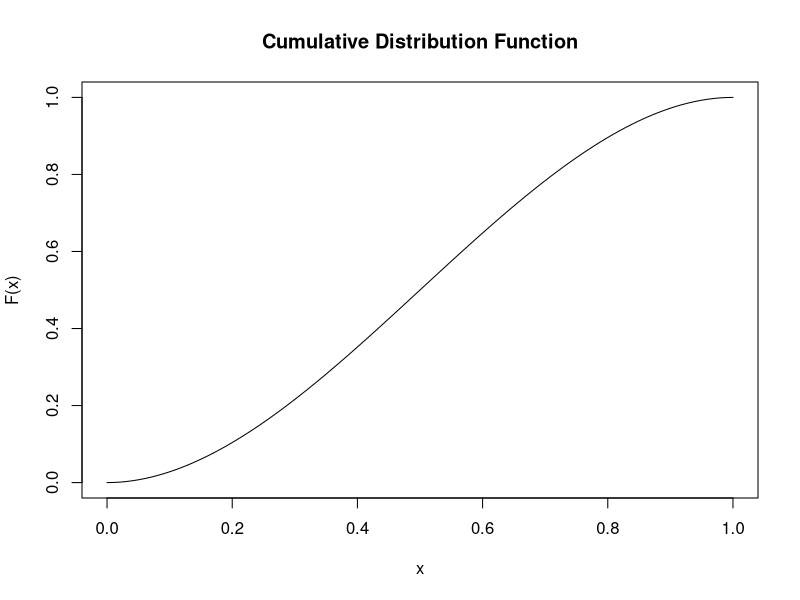

Write R code to recreate this figure.
# Solve for the constant k to satisfy the density function condition
# We want the integral of f(x) from 0 to 1 to be 1.

# Define the probability density function f(x) = kx(1 - x)
f = function(x, k) {
  k * x * (1 - x)
}

# Integrate f(x) over the range [0, 1] to find the normalization condition
# We set the integral equal to 1 and solve for k
integral_result = integrate(f, lower = 0, upper = 1, k = 1)$value
cat("Integral result:", integral_result, "\n")

# Set the integral equal to 1 and solve for k
# integral_result represents the value of the integral, so we solve for k
k = 1 / integral_result
cat("The value of k =", k, "\n")  # k = 6 as we computed

# Now we can use this value of k in the rest of the calculations

# Define the probability density function using the computed value of k
f = function(x) { k * x * (1 - x) }

# Compute P(0.4 < X < 1)
# Integrating the pdf from 0.4 to 1
prob_b = integrate(f, lower = 0.4, upper = 1)$value
cat("P(0.4 < X < 1) =", prob_b, "\n")

# Compute P(X ≤ 0.4)
# Integrating the pdf from 0 to 0.4
prob_a = integrate(f, lower = 0, upper = 0.4)$value
cat("P(X ≤ 0.4) =", prob_a, "\n")

# Compute P(X < 0.8)
# Integrating the pdf from 0 to 0.8
prob_c = integrate(f, lower = 0, upper = 0.8)$value
cat("P(X < 0.8) =", prob_c, "\n")

# Compute conditional probability P(X < 0.4 | X < 0.8)
# Using the formula: P(A | B) = P(A ∩ B) / P(B)
# Here, P(A) = P(X < 0.4), and P(B) = P(X < 0.8)
prob_conditional = prob_a / prob_c
cat("P(X < 0.4 | X < 0.8) =", prob_conditional, "\n")

# Compute Expected Value E[X] (Mean)
# Integral of x * f(x) over the range [0,1]
mean_x = integrate(function(x) x * f(x), lower = 0, upper = 1)$value
cat("Mean(X) =", mean_x, "\n")

# Compute Expected Value E[X^2]
# Integral of x^2 * f(x) over the range [0,1]
ex_2 = integrate(function(x) {
  x^2 * f(x)
}, lower = 0, upper = 1)$value

# Compute Variance Var(X)
# Variance formula: Var(X) = E[X^2] - (E[X])^2
variance_x = ex_2 - (mean_x^2)
cat("Variance(X) =", variance_x, "\n")

# Define the cumulative distribution function (CDF)
# The CDF is computed by integrating the PDF from 0 to x
f_x = function(x) sapply(x, function(xi) {
  integrate(f, lower = 0, upper = xi)$value
})

# Generate x values from 0 to 1
x_vals = seq(0, 1, length.out = 100)

# Compute the CDF values for these x values
cdf_vals = f_x(x_vals)

# Plot the cumulative distribution function (CDF)
plot(x_vals, cdf_vals, type = "l", xlab = "x", ylab = "F(x)", 
     main = "Cumulative Distribution Function")
